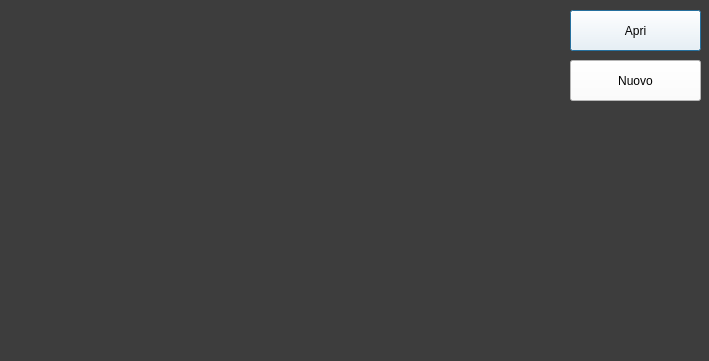
<?xml version="1.0" encoding="UTF-8"?>
<ui version="4.0">
 <class>Dialog</class>
 <widget class="QDialog" name="Dialog">
  <property name="geometry">
   <rect>
    <x>0</x>
    <y>0</y>
    <width>709</width>
    <height>361</height>
   </rect>
  </property>
  <property name="windowTitle">
   <string>Dialog</string>
  </property>
  <property name="styleSheet">
   <string notr="true">QDialog#Dialog{
background-color: rgb(61, 61, 61);}</string>
  </property>
  <widget class="QPushButton" name="open_button">
   <property name="geometry">
    <rect>
     <x>570</x>
     <y>10</y>
     <width>131</width>
     <height>41</height>
    </rect>
   </property>
   <property name="cursor">
    <cursorShape>PointingHandCursor</cursorShape>
   </property>
   <property name="styleSheet">
    <string notr="true">background-color: rgb(255, 255, 255);
font: 10pt &quot;MS Shell Dlg 2&quot;;</string>
   </property>
   <property name="text">
    <string>Apri</string>
   </property>
  </widget>
  <widget class="QWidget" name="horizontalLayoutWidget">
   <property name="geometry">
    <rect>
     <x>10</x>
     <y>10</y>
     <width>551</width>
     <height>341</height>
    </rect>
   </property>
   <layout class="QHBoxLayout" name="veicoli_layout"/>
  </widget>
  <widget class="QPushButton" name="new_button">
   <property name="geometry">
    <rect>
     <x>570</x>
     <y>60</y>
     <width>131</width>
     <height>41</height>
    </rect>
   </property>
   <property name="cursor">
    <cursorShape>PointingHandCursor</cursorShape>
   </property>
   <property name="styleSheet">
    <string notr="true">background-color: rgb(255, 255, 255);
font: 10pt &quot;MS Shell Dlg 2&quot;;</string>
   </property>
   <property name="text">
    <string>Nuovo</string>
   </property>
  </widget>
 </widget>
 <resources/>
 <connections/>
</ui>
